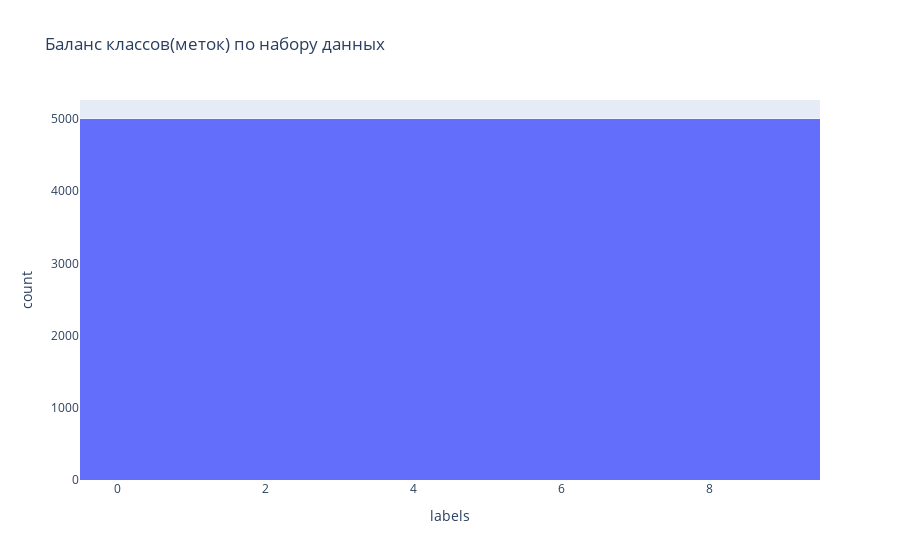

The code cell stored with this chart in its notebook:
### Code cell
fig = px.histogram(train_df, x='labels', title='Баланc классов(меток) по набору данных')
fig.show()

### Figure 1 — Plotly figure (JSON) as saved in the notebook; plotly's stock layout.template omitted (floating-point values rounded to 4 significant figures; data arrays with more than 128 entries replaced by an {"elided": "..."} marker saying what was removed)
{"data": [{"alignmentgroup": "True", "bingroup": "x", "hovertemplate": "labels=%{x}<br>count=%{y}<extra></extra>", "legendgroup": "", "marker": {"color": "#636efa", "pattern": {"shape": ""}}, "name": "", "offsetgroup": "", "orientation": "v", "showlegend": false, "type": "histogram", "x": {"elided": "50000 int values"}, "xaxis": "x", "yaxis": "y"}], "layout": {"barmode": "relative", "legend": {"tracegroupgap": 0}, "title": {"text": "Баланc классов(меток) по набору данных"}, "xaxis": {"anchor": "y", "domain": [0, 1], "title": {"text": "labels"}}, "yaxis": {"anchor": "x", "domain": [0, 1], "title": {"text": "count"}}}}
